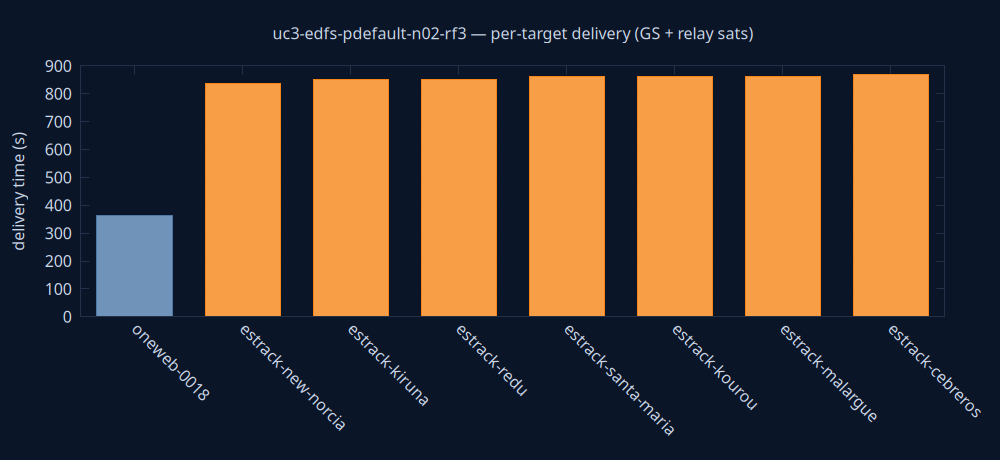

gnuplot code for this plot:
set terminal pngcairo size 1000,460 background rgb '#0a1628'
set output 'delivery.png'
set style fill solid 0.8
set boxwidth 0.7 relative
set border lc rgb '#22304a'
set grid ytics lc rgb '#22304a'
set yrange [0:*]
set ylabel 'delivery time (s)' textcolor rgb '#cdd7ea'
set xtics rotate by -45 textcolor rgb '#cdd7ea'
set ytics textcolor rgb '#cdd7ea'
set title 'uc3-edfs-pdefault-n02-rf3 — per-target delivery (GS + relay sats)' textcolor rgb '#cdd7ea'
plot 'delivery.dat' using 0:2:3:xtic(1) with boxes lc rgb variable notitle
